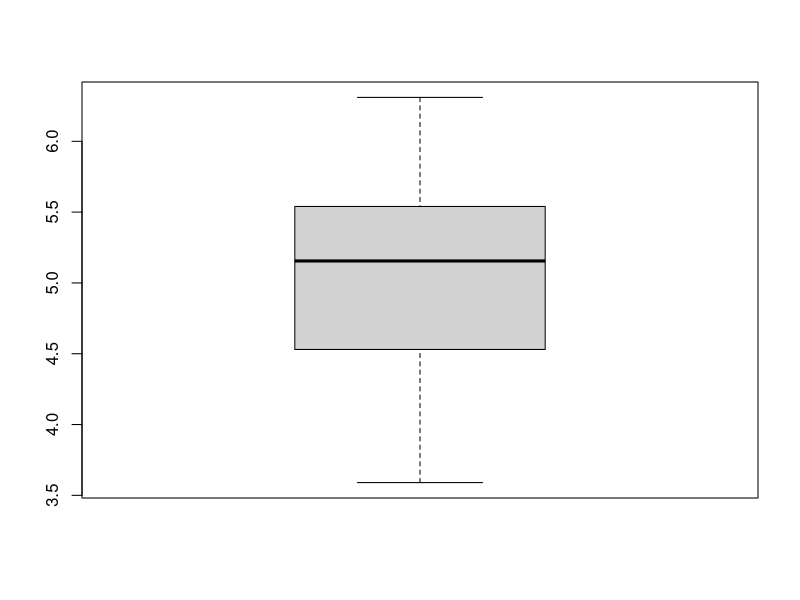
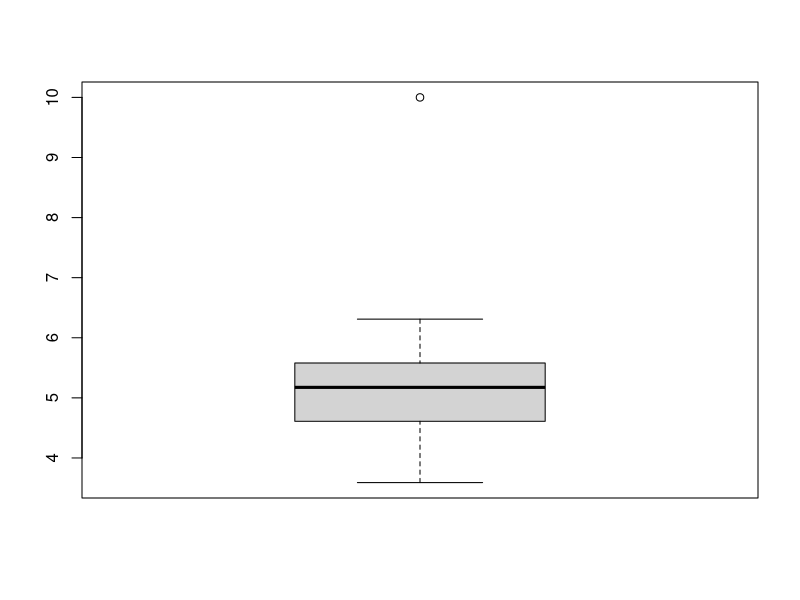
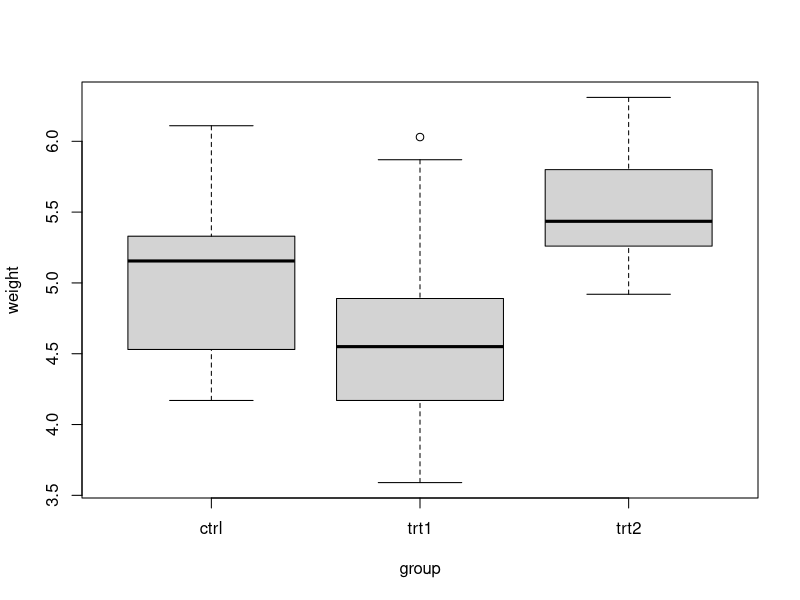
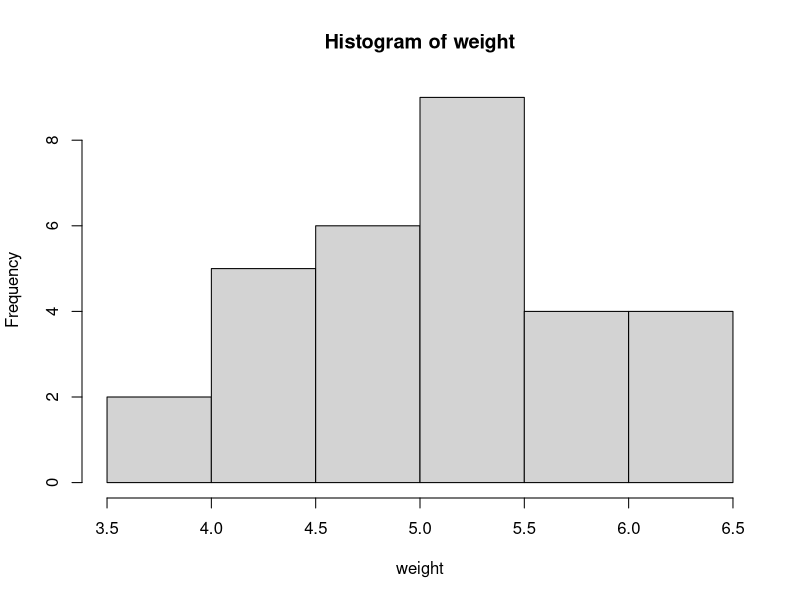
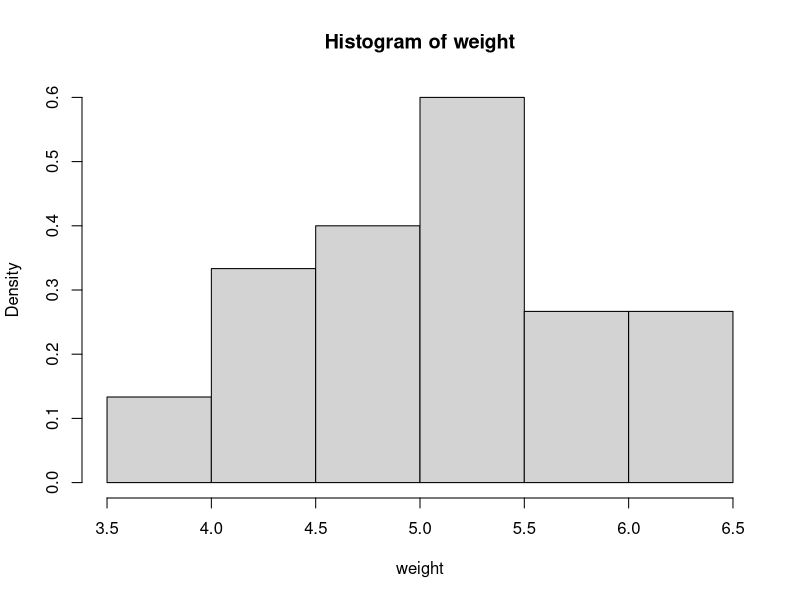
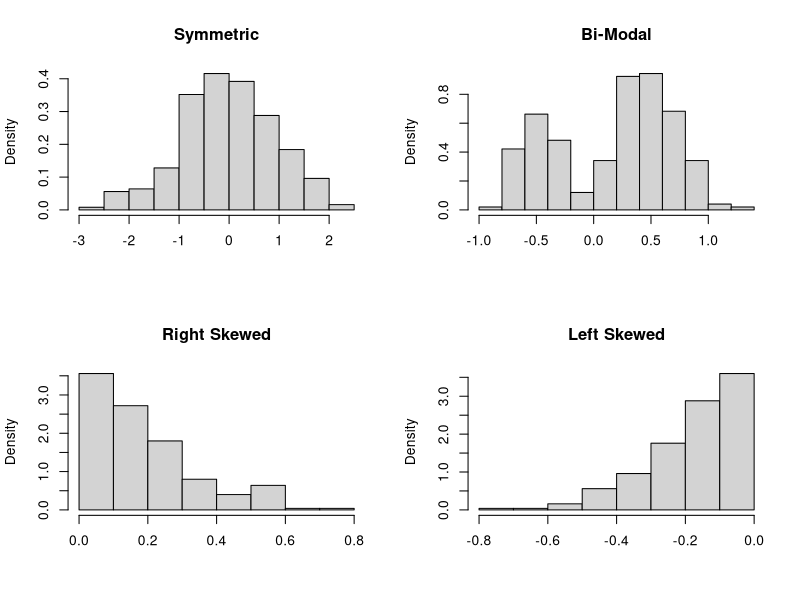

Write R code to recreate these figures, in order.
## ---- chunk 1
require(datasets)
data(PlantGrowth)

# Structural summary of the R object
str(PlantGrowth) 

# Display the first few rows
head(PlantGrowth) 
## ---- chunk 2
PlantGrowth$weight

## Attach the variables to the working directory
attach(PlantGrowth)
weight
## ---- chunk 3
n <- nrow(PlantGrowth)
sum(weight) / n ## Compute manually
mean(weight) ## Now use 'mean' function
## ---- chunk 4
## Use 'quantile' to compute Q1, Q2, and Q3. Compare with 'median'.
quantile(weight, c(0.25, 0.50, 0.75))
median(weight)
## ---- chunk 5
summary(weight)
## ---- chunk 6
x <- c(-1, 0, 1)
y <- c(-10, 0, 10)

## Same mean and median
x_bar <- mean(x) ## Assign to a variable so we can use it later
x_bar
median(x)
mean(y)
median(y)

## Different variance and sd
sum((x - x_bar) ^ 2) / (3 - 1) ## Compute manually
var(x)
sd(x)
var(y)
sd(y)
## ---- chunk 7
weight_star <- weight
weight_star[1] <- 100
mean(weight_star)
median(weight_star)
## ---- chunk 8
tt <- table(group)
tt
tt / n
## ---- chunk 9
boxplot(weight)
## ---- chunk 10
weight_star[1] <- 10
boxplot(weight_star)
## ---- chunk 11
Q1 <- quantile(weight_star, 0.25)
Q3 <- quantile(weight_star, 0.75)
IQR <- Q3 - Q1

## We do have outliers on the upper end since the maximum value exceeds the upper 
## rule-of-thumb bound.
range(weight_star)
Q1 - 1.5 * IQR
Q3 + 1.5 * IQR 
## ---- chunk 12
boxplot(weight ~ group)
## ---- chunk 13
hist(weight)
## ---- chunk 14
hist(weight, probability = TRUE)
## ---- chunk 15
set.seed(101)
m <- 250
x_1 <- rnorm(m)
x_2 <- rbeta(m, 1, 5)
x_3 <- -rbeta(m, 1, 5)
x_4 <- c(rnorm(m * (1 / 3), -0.5, 0.15), rnorm(m * (2 / 3), 0.5, 0.25))

par(mfrow = c(2, 2))
hist(x_1, xlab = "", prob = T, main = "Symmetric")
hist(x_4, xlab = "", prob = T, main = "Bi-Modal")
hist(x_2, xlab = "", prob = T, main = "Right Skewed")
hist(x_3, xlab = "", prob = T, main = "Left Skewed")
## ---- chunk 16
detach(PlantGrowth)
